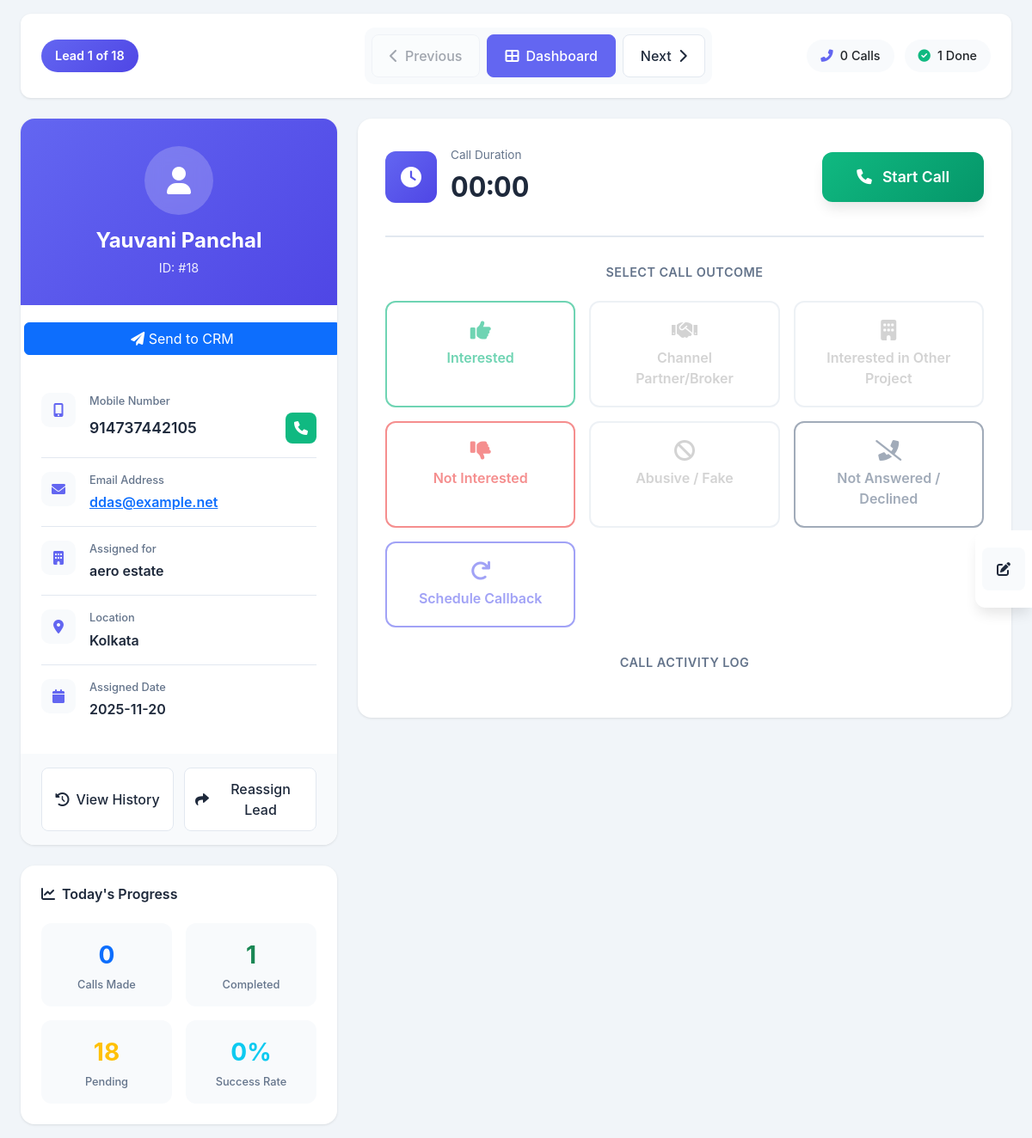
The app's page /agent/call_center (signed in) with its own data.
### models.py (models this page shows, shortened)
class Lead(db.Model):
    id = db.Column(db.Integer, primary_key=True)
    name = db.Column(db.String(200), nullable=False)
    email = db.Column(db.String(200), nullable=True)
    mobile = db.Column(db.String(15), nullable=False)
    pincode = db.Column(db.String(10), nullable=True)
    project_name = db.Column(db.String(200), nullable=False, default='N/A')
    source = db.Column(db.String(100), nullable=True, default='N/A')
    year = db.Column(db.Integer, nullable=True)
    location = db.Column(db.String(100), nullable=True, default='N/A')
    project_id = db.Column(db.Integer, db.ForeignKey('project.id'), nullable=True)
    project = db.relationship('Project', backref='leads')
    assigned_agent_id = db.Column(db.Integer, db.ForeignKey('user.id'), nullable=True)
    assigned_date = db.Column(db.DateTime, nullable=True)
    status = db.Column(db.String(50), default='new')  # new, assigned, interested, not_interested, callback, completed, reassigned, channel_partner, interested_other  # UPDATED
    alternate_phone = db.Column(db.String(15), nullable=True)
    address = db.Column(db.Text, nullable=True)
    city = db.Column(db.String(100), nullable=True)
    state = db.Column(db.String(100), nullable=True)
    country = db.Column(db.String(100), nullable=True, default='India')
    priority = db.Column(db.String(20), default='medium')  # low, medium, high, urgent
    category = db.Column(db.String(100), nullable=True)  # residential, commercial, plot, etc.
    created_at = db.Column(db.DateTime, default=datetime.utcnow)
    updated_at = db.Column(db.DateTime, default=datetime.utcnow, onupdate=datetime.utcnow)
    call_logs = db.relationship('CallLog', backref='lead', lazy=True, cascade='all, delete-orphan')
    feedbacks = db.relationship('LeadFeedback', backref='lead', lazy=True, cascade='all, delete-orphan')
    reassignments = db.relationship('LeadReassignment', backref='lead', lazy=True, cascade='all, delete-orphan')
    assignment_history = db.relationship('LeadAssignmentHistory', backref='lead', lazy=True, cascade='all, delete-orphan')

class Project(db.Model):
    __tablename__ = "project"
    id = db.Column(db.Integer, primary_key=True)
    name = db.Column(db.String(200), nullable=False, unique=True)
    created_at = db.Column(db.DateTime, default=datetime.utcnow)
    updated_at = db.Column(db.DateTime, default=datetime.utcnow, onupdate=datetime.utcnow)

### routes/agent_routes.py (the view)
@agent_bp.route('/call_center')
@login_required
def call_center():
    if current_user.role != UserRole.AGENT:
        flash('Access denied!', 'error')
        return redirect(url_for('admin.dashboard'))
    leads = Lead.query.filter_by(
        assigned_agent_id=current_user.id
    ).filter(
        Lead.status.in_(['assigned', 'callback'])
    ).order_by(
        db.case(
            (Lead.status == 'callback', 1),
            (Lead.status == 'assigned', 2),
            else_=3
        ),
        Lead.assigned_date.desc()
    ).all()
    if not leads:
        flash('No leads available for calling', 'info')
        return redirect(url_for('agent.my_leads'))
    current_lead = leads[0]
    lead_index = 0
    total_leads = len(leads)
    assigned_leads = Lead.query.filter_by(assigned_agent_id=current_user.id).count()
    completed_leads = Lead.query.filter_by(assigned_agent_id=current_user.id, status='completed').count()
    pending_leads = Lead.query.filter_by(assigned_agent_id=current_user.id, status='assigned').count()
    today = datetime.utcnow().date()
    today_calls = CallLog.query.filter(
        CallLog.agent_id == current_user.id,
        db.func.date(CallLog.call_time) == today
    ).count()
    other_agents = User.query.filter(
        User.role == UserRole.AGENT,
        User.id != current_user.id,
        User.is_active == True
    ).all()
    return render_template('agent/call_center.html',
                         leads=leads,
                         current_lead=current_lead,
                         lead_index=lead_index,
                         total_leads=total_leads,
                         assigned_leads=assigned_leads,
                         completed_leads=completed_leads,
                         pending_leads=pending_leads,
                         today_calls=today_calls,
                         other_agents=other_agents)

### templates/agent/call_center.html (shortened to what this page needs)
<!DOCTYPE html>
<html lang="en">
<head>
    <link href="https://cdn.jsdelivr.net/npm/bootstrap@5.3.0/dist/css/bootstrap.min.css" rel="stylesheet">
    <link href="https://cdnjs.cloudflare.com/ajax/libs/font-awesome/6.0.0/css/all.min.css" rel="stylesheet">
    <link rel="stylesheet" href="{{ url_for('static', filename='style.css') }}">
    <link href="https://cdn.jsdelivr.net/npm/select2@4.1.0-rc.0/dist/css/select2.min.css" rel="stylesheet" />
</head>
<body>
    <div class="container-fluid px-4 py-3">
        <div class="top-nav-bar mb-4">
            <div class="row align-items-center">
                <div class="col-md-4">
                    <div class="lead-counter">
                        <span class="counter-badge">Lead {{ lead_index + 1 }} of {{ total_leads }}</span>
                    </div>
                </div>
                <div class="col-md-4 text-center">
                    <div class="nav-controls">
                        <a href="{{ url_for('agent.call_lead', lead_id=leads[lead_index-1].id) if lead_index > 0 else '#' }}"
                            class="nav-btn nav-btn-prev {{ 'disabled' if lead_index == 0 }}">
                            <i class="fas fa-chevron-left"></i>
                            <span>Previous</span>
                        </a>
                        <a href="{{ url_for('agent.call_center') }}" class="nav-btn nav-btn-home">
                            <i class="fas fa-th-large"></i>
                            <span>Dashboard</span>
                        </a>
                        <a href="{{ url_for('agent.call_lead', lead_id=leads[lead_index+1].id) if lead_index < total_leads-1 else '#' }}"
                            class="nav-btn nav-btn-next {{ 'disabled' if lead_index == total_leads-1 }}">
                            <span>Next</span>
                            <i class="fas fa-chevron-right"></i>
                        </a>
                    </div>
                </div>
                <div class="col-md-4 text-end">
                    <div class="quick-stats-inline">
                        <div class="stat-pill">
                            <i class="fas fa-phone-alt"></i>
                            <span>{{ today_calls }} Calls</span>
                        </div>
                        <div class="stat-pill success">
                            <i class="fas fa-check-circle"></i>
                            <span>{{ completed_leads }} Done</span>
                        </div>
                    </div>
                </div>
            </div>
        </div>
        <div class="row g-4">
            <div class="col-lg-4">
                <div class="profile-card">
                    <div class="profile-header">
                        <div class="profile-avatar">
                            <i class="fas fa-user"></i>
                        </div>
                        <h4 class="profile-name">{{ current_lead.name }}</h4>
                        <span class="profile-id">ID: #{{ current_lead.id }}</span>
                    </div>
                <div class="mt-3">
                    <button id="sendbtn" class="btn btn-primary w-100 m-1" onclick="sendToCRM()">
                        <i class="fas fa-paper-plane"></i> Send to CRM
                    </button>
                </div>
                    <div class="profile-details">
                        <div class="detail-row">
                            <div class="detail-icon">
                                <i class="fas fa-mobile-alt"></i>
                            </div>
                            <div class="detail-content">
                                <label>Mobile Number</label>
                                <div class="detail-value-with-action">
                                    <span class="phone-number">{{ current_lead.mobile }}</span>
                                    <a href="tel:{{ current_lead.mobile }}" class="action-btn call-btn">
                                        <i class="fas fa-phone"></i>
                                    </a>
                                </div>
                            </div>
                        </div>
                        <div class="detail-row">
                            <div class="detail-icon">
                                <i class="fas fa-envelope"></i>
                            </div>
                            <div class="detail-content">
                                <label>Email Address</label>
                                <div class="detail-value">
                                    {% if current_lead.email %}
                                    <a href="mailto:{{ current_lead.email }}">{{ current_lead.email }}</a>
                                    {% else %}
                                    <span class="text-muted">N/A</span>
                                    {% endif %}
                                </div>
                            </div>
                        </div>
                        <div class="detail-row">
                            <div class="detail-icon">
                                <i class="fas fa-building"></i>
                            </div>
                            <div class="detail-content">
                                <label>Assigned for </label>
                                <div class="detail-value">
                                    {{ current_lead.project.name }}</div>
                            </div>
                        </div>
                        <div class="detail-row">
                            <div class="detail-icon">
                                <i class="fas fa-map-marker-alt"></i>
                            </div>
                            <div class="detail-content">
                                <label>Location</label>
                                <div class="detail-value">{{ current_lead.location }}</div>
                            </div>
                        </div>
                        <div class="detail-row">
                            <div class="detail-icon">
                                <i class="fas fa-calendar"></i>
                            </div>
                            <div class="detail-content">
                                <label>Assigned Date</label>
                                <div class="detail-value">
                                    {{ current_lead.assigned_date.strftime('%Y-%m-%d') if current_lead.assigned_date
                                    else 'N/A' }}
                                </div>
                            </div>
                        </div>
                    </div>
                    <div class="profile-actions">
                        <a href="{{ url_for('agent.feedback_history', lead_id=current_lead.id) }}"
                            class="profile-action-btn">
                            <i class="fas fa-history"></i>
                            <span>View History</span>
                        </a>
                        <button class="profile-action-btn" data-bs-toggle="modal" data-bs-target="#reassignModal">
                            <i class="fas fa-share"></i>
                            <span>Reassign Lead</span>
                        </button>
                    </div>
                </div>
                <div class="stats-card">
                    <h5 class="stats-title">
                        <i class="fas fa-chart-line"></i>
                        Today's Progress
                    </h5>
                    <div class="stats-grid">
                        <div class="stat-box">
                            <div class="stat-value text-primary">{{ today_calls }}</div>
                            <div class="stat-label">Calls Made</div>
                        </div>
                        <div class="stat-box">
                            <div class="stat-value text-success">{{ completed_leads }}</div>
                            <div class="stat-label">Completed</div>
                        </div>
                        <div class="stat-box">
                            <div class="stat-value text-warning">{{ pending_leads }}</div>
                            <div class="stat-label">Pending</div>
                        </div>
                        <div class="stat-box">
                            <div class="stat-value text-info">
                                {% if today_calls > 0 %}
                                {{ ((completed_leads / today_calls) * 100)|round(1) }}%
                                {% else %}
                                0%
                                {% endif %}
                            </div>
                            <div class="stat-label">Success Rate</div>
                        </div>
                    </div>
                </div>
            </div>
            <div class="col-lg-8">
                <div class="call-control-panel">
                    <div class="call-status-section">
                        <div class="call-timer-display">
                            <div class="timer-icon">
                                <i class="fas fa-clock"></i>
                            </div>
                            <div class="timer-content">
                                <div class="timer-label">Call Duration</div>
                                <div id="callTimerDisplay" class="timer-value">00:00</div>
                            </div>
                        </div>
                        <div class="call-action-main">
                            <button class="btn-call-start" id="startCallBtn">
                                <i class="fas fa-phone"></i>
                                <span>Start Call</span>
                            </button>
                        </div>
                    </div>
                    <div class="call-outcomes">
                        <h6 class="outcomes-title">Select Call Outcome</h6>
                        <div class="outcomes-grid">
                            <button class="outcome-btn outcome-interested" data-action="interested">
                                <i class="fas fa-thumbs-up"></i>
                                <span>Interested</span>
                            </button>
                            <button class="outcome-btn outcome-partner" data-action="channel_partner">
                                <i class="fas fa-handshake"></i>
                                <span>Channel Partner/Broker</span>
                            </button>
                            <button class="outcome-btn outcome-interested-other" data-action="interested_other">
                                <i class="fas fa-building"></i>
                                <span>Interested in Other Project</span>
                            </button>
                            <button class="outcome-btn outcome-not-interested" data-action="not_interested">
                                <i class="fas fa-thumbs-down"></i>
                                <span>Not Interested</span>
                            </button>
                            <button class="outcome-btn outcome-abusive" data-action="abusive">
                                <i class="fas fa-ban"></i>
                                <span>Abusive / Fake</span>
                            </button>
                            <button class="outcome-btn outcome-not-answered" data-action="not_answered">
                                <i class="fas fa-phone-slash"></i>
                                <span>Not Answered / Declined</span>
                            </button>
                            <button class="outcome-btn outcome-callback" data-action="callback">
                                <i class="fas fa-redo"></i>
                                <span>Schedule Callback</span>
                            </button>
                        </div>
                    </div>
                    <div class="call-logs-container">
                        <h6 class="outcomes-title">Call Activity Log</h6>
                    </div>
                </div>
            </div>
        </div>
    </div>
    <div class="right-side-tabs">
        <div class="tab-buttons">
            <button class="tab-btn" data-tab="feedback">
                <i class="fas fa-edit"></i>
            </button>
        </div>
    </div>
</body>
</html>

### records on screen
Lead: name "Yauvani Panchal", id "18", mobile "914737442105", email "ddas@example.net", location "Kolkata", assigned_date "2025-11-20"
Project: project.name "aero estate"

### other values on screen
{{ lead_index + 1 }} "1"
{{ total_leads }} "18"
{{ today_calls }} "0"
{{ completed_leads }} "1"
{{ pending_leads }} "18"
